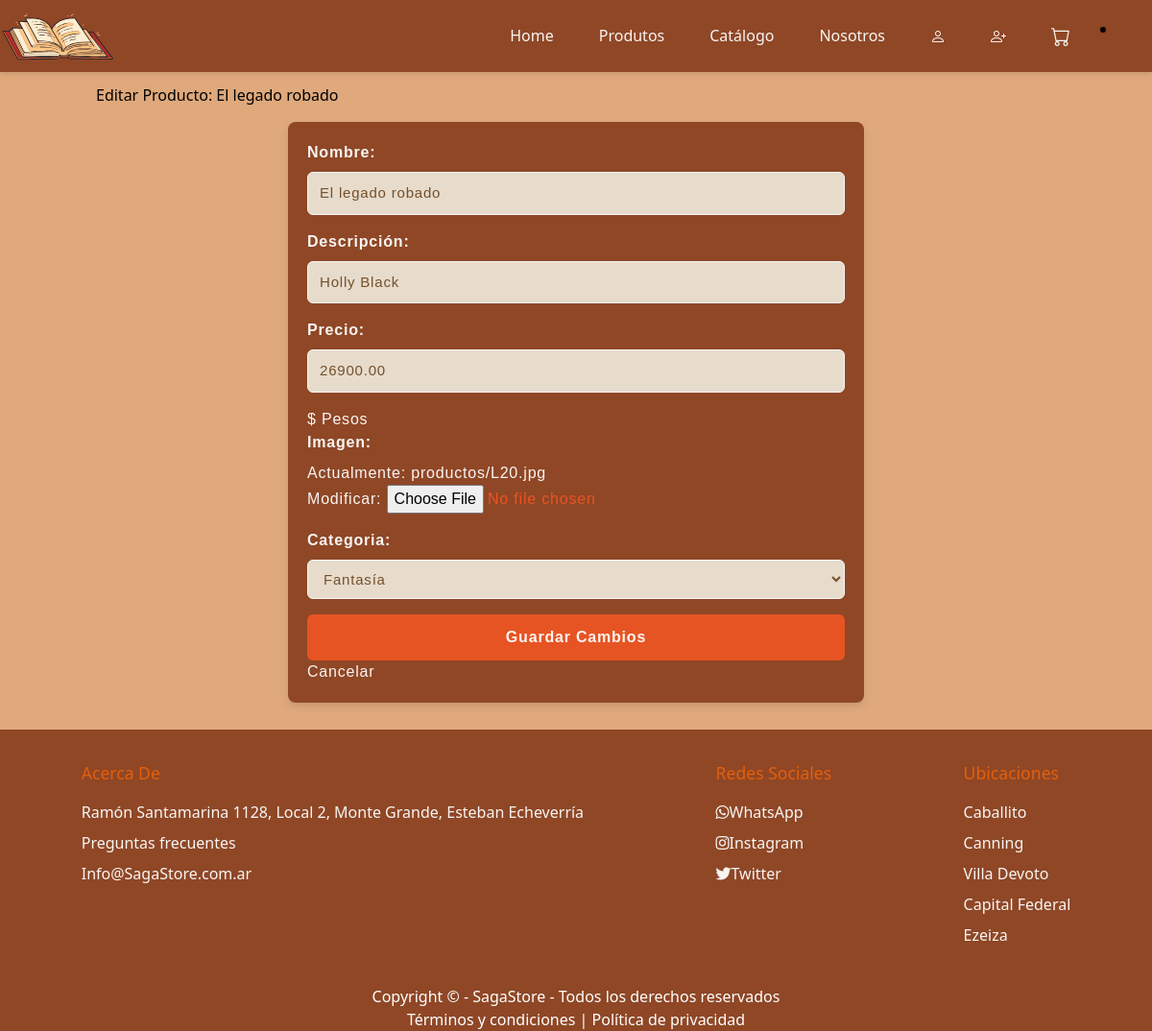
Screenshot of /Productos/editar/36/ with the database file from the repository.
### config/models.py (models this page shows, shortened)
class Producto(models.Model):
    nombre = models.CharField(max_length=100, help_text="")
    descripcion = RichTextField(max_length=50, help_text="Descripción del producto", null=True)
    precio = models.DecimalField(max_digits=8, decimal_places=2, help_text="$ Pesos")
    imagen = models.ImageField(upload_to="productos/", null=True, blank=True)
    imagen_url = models.CharField(max_length=255, blank=True, null=True, help_text="Ruta o URL de la imagen del producto")
    categoria = models.ForeignKey(Categoria, on_delete=models.CASCADE, related_name="productos", null=True, blank=True)
    fecha_creacion = models.DateTimeField(auto_now_add=True)
    class Meta:
        ordering = ['-fecha_creacion']  # Ordenar productos por fecha creación descendente

class Categoria(models.Model):
    nombre = models.CharField(max_length=100, unique=True)
    def __str__(self):
        return self.nombre

### config/views.py (the view)
# urls.py: path('Productos/editar/<int:producto_id>/', editar_producto, name="editar_producto"),
def editar_producto(request, producto_id):
    producto = get_object_or_404(Producto, id=producto_id)
    if request.method == 'POST':
        form = ProductoForm(request.POST, request.FILES, instance=producto)
        if form.is_valid():
            form.save()
            messages.success(request, "Se ha modificado Correctamente")
            return redirect('Productos')
    else:
        form = ProductoForm(instance=producto)
    return render(request, 'Pages/editar_producto.html', {'form': form, 'producto': producto})

### config/forms.py
class ProductoForm(forms.ModelForm):
    descripcion = forms.CharField(widget=CKEditorWidget(attrs={'class': 'descripcion-ckeditor'}), label="Descripción")
    class Meta:
        model = Producto
        fields = ['nombre', 'descripcion', 'precio', 'imagen', 'categoria']
        widgets = {
            'nombre': forms.TextInput(attrs={'class': 'input-nombre'}),
            'precio': forms.NumberInput(attrs={'class': 'input-precio'}),
            'imagen': CustomClearableFileInput(attrs={'class': 'input-imagen'}),
            'categoria': forms.Select(attrs={'class': 'input-categoria'}),
        }

### config/forms.py (called while the page is built)
    def get_context(self, name, value, attrs):
        context = super().get_context(name, value, attrs)
        context['clear_checkbox_label'] = 'Eliminar archivo'
        context['initial_text'] = 'Archivo actual: '
        context['input_text'] = 'Cambiar: '
        return context

### config/templates/Pages/editar_producto.html (shortened to what this page needs)
{% extends 'Pages/Base.html' %}
{% load static %}
{% block css %}
<link rel="stylesheet" href="{% static 'config/css/style.css' %}">
{% endblock %}
{% block contenido %}
<h1>Editar Producto: {{ producto.nombre }}</h1>
<form method="post" enctype="multipart/form-data">
    {{ form.as_p }}
    <button type="submit" class="btn-guardar">Guardar Cambios</button>
    <a href="{% url 'Productos' %}" class="btn-cancelar">Cancelar</a>
</form>
{% endblock %}

### config/static/css/style.css (style rules this page uses)
:root { --principal: #8f4726; --secundario: #74512D; --detalles: #ff6600c2; --sombras: whitesmoke; --letter: #fffffff1; --fondo: whitesmoke; --alternativo: #000; --BottomOffset: 20px; --LineHeight: 5px; --Hover: #E75423; }
* { margin: 0; padding: 0; box-sizing: border-box; }
body { background-color:#dfa97c; }
form { font-family: 'Arial', sans-serif; font-size: 16px; color: var(--letter); letter-spacing: 0.05em; font-weight: 500; background-color: var(--principal); padding: 20px; border-radius: 8px; max-width: 600px; margin: 1rem auto; box-shadow: 0 4px 8px rgba(0,0,0,0.1); }
form label { display: block; margin-bottom: 8px; font-weight: 600; color: var(--letter); }
form input[type="text"], form input[type="number"], form input[type="password"], form textarea, form select { width: 100%; padding: 10px 12px; margin-bottom: 16px; border: 1px solid var(--sombras); border-radius: 6px; background-color: #e7dbcb; color: var(--secundario); font-size: 15px; transition: border-color 0.3s ease; }
form input[type="file"] { margin-bottom: 16px; color: var(--Hover); }
form button[type="submit"] { background-color: var(--Hover); color: var(--letter); padding: 12px 20px; border: none; border-radius: 6px; font-weight: 700; cursor: pointer; transition: background-color 0.3s ease; width: 100%; }

### rows the page displays
Producto: nombre "El legado robado", descripcion "Holly Black", precio "26900.00", categoria "Fantasía"
